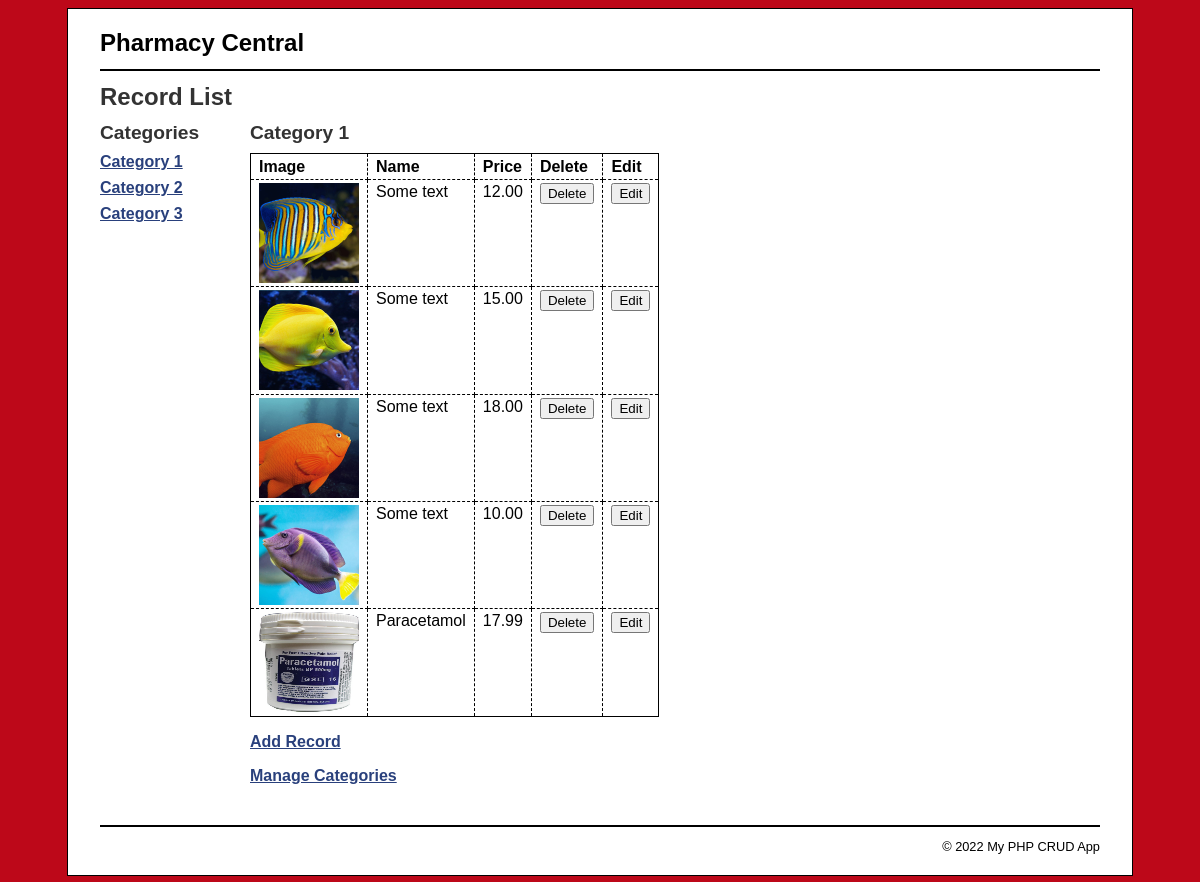
The page / on the database its author committed.
### tables this page shows
CREATE TABLE `categories` (
  `categoryID` int(11) NOT NULL,
  `categoryName` varchar(255) NOT NULL
);

CREATE TABLE `records` (
  `recordID` int(11) NOT NULL,
  `categoryID` int(11) NOT NULL,
  `name` varchar(255) NOT NULL,
  `price` decimal(10,2) NOT NULL,
  `image` varchar(255) NOT NULL
);

### index.php (the view, shortened to what this page needs)
<?php
require_once('database.php');
if (!isset($category_id)) {
$category_id = filter_input(INPUT_GET, 'category_id',
FILTER_VALIDATE_INT);
if ($category_id == NULL || $category_id == FALSE) {
$category_id = 1;
}
}
$queryCategory = "SELECT * FROM categories
WHERE categoryID = :category_id";
$statement1 = $db->prepare($queryCategory);
$statement1->bindValue(':category_id', $category_id);
$statement1->execute();
$category = $statement1->fetch();
$category_name = $category['categoryName'];
$queryAllCategories = 'SELECT * FROM categories
ORDER BY categoryID';
$statement2 = $db->prepare($queryAllCategories);
$statement2->execute();
$categories = $statement2->fetchAll();
$queryRecords = "SELECT * FROM records
WHERE categoryID = :category_id
ORDER BY recordID";
$statement3 = $db->prepare($queryRecords);
$statement3->bindValue(':category_id', $category_id);
$statement3->execute();
$records = $statement3->fetchAll();
?>
<div class="container">
<?php
include('includes/header.php');
?>
<h1>Record List</h1>
<aside>
<h2>Categories</h2>
<nav>
<ul>
<?php foreach ($categories as $category) : ?>
<li><a href=".?category_id=<?php echo $category['categoryID']; ?>">
<?php echo $category['categoryName']; ?>
</a>
</li>
<?php endforeach; ?>
</ul>
</nav>
</aside>
<section>
<h2><?php echo $category_name; ?></h2>
<table>
<tr>
<th>Image</th>
<th>Name</th>
<th>Price</th>
<th>Delete</th>
<th>Edit</th>
</tr>
<?php foreach ($records as $record) : ?>
<tr>
<td><img src="image_uploads/<?php echo $record['image']; ?>" width="100px" height="100px" /></td>
<td><?php echo $record['name']; ?></td>
<td class="right"><?php echo $record['price']; ?></td>
<td><form action="delete_record.php" method="post"
id="delete_record_form">
<input type="submit" value="Delete">
</form></td>
<td><form action="edit_record_form.php" method="post"
id="delete_record_form">
<input type="submit" value="Edit">
</form></td>
</tr>
<?php endforeach; ?>
</table>
<p><a href="add_record_form.php">Add Record</a></p>
<p><a href="category_list.php">Manage Categories</a></p>
</section>
<?php
include('includes/footer.php');
?>

### includes/header.php (shortened to what this page needs)
<head>
<link rel="stylesheet" type="text/css" href="css/mystyle.css">
</head>
<body>
<header><h1>Pharmacy Central</h1></header>

### includes/footer.php
<footer>
<p>&copy; <?php echo date("Y"); ?> My PHP CRUD App</p>
</footer>
</div>
</body>
</html>

### css/mystyle.css (style rules this page uses)
h1 { font-size: 150%; margin: 0; padding: .5em 0 .25em; }
h2 { font-size: 120%; margin: 0; padding: .25em 0 .5em; }
h1, h2 { color: #333; }
header { margin: 0; border-bottom: 2px solid black; }
header h1 { margin: 0; padding: .5em 0; color: black; }
nav ul { list-style-type: none; margin-left: 0; padding-left: 0; }
nav ul li { padding-bottom: 0.5em; }
body { background-color: #bd0819; }
.container { font-family: Arial, Helvetica, sans-serif; width: 1000px; margin: 0 auto; background-color: white; border: 1px solid black; padding: .5em 2em; }
section { float: left; width: 800PX; padding-bottom: 1.5em; }
ul { margin: 0 0 1em 0; padding: 0 0 0 2.5em; }
li { margin: 0; padding: 0; }
a { color: #29407c; font-weight: bold; }
table { border: 1px solid black; border-collapse: collapse; }
td, th { border: 1px dashed black; padding: .2em .5em .2em .5em; vertical-align: top; text-align: left; }
form { margin: 0; }
.right { text-align: right; }
aside { float: left; width: 150px; }
footer { clear: both; margin-top: 1em; border-top: 2px solid black; }
footer p { text-align: right; font-size: 80%; margin: 1em 0; }

### rows shown on the page
categories: categoryName "Category 1"
categories: categoryName "Category 2"
categories: categoryName "Category 3"
records: image (picture), name "Some text", price "12.00"
records: image (picture), name "Some text", price "15.00"
records: image (picture), name "Some text", price "18.00"
records: image (picture), name "Some text", price "10.00"
records: image (picture), name "Paracetamol", price "17.99"
